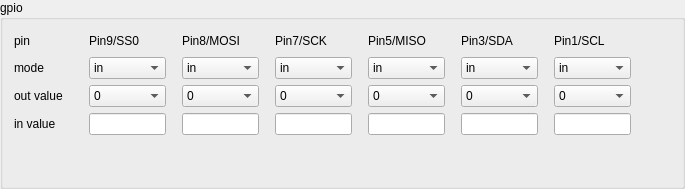
            <widget class="QGroupBox" name="groupBox_13">
             <property name="title">
              <string>gpio</string>
             </property>
             <layout class="QGridLayout" name="gridLayout_17">
              <item row="3" column="0">
               <widget class="QLabel" name="label_43">
                <property name="text">
                 <string>in value</string>
                </property>
               </widget>
              </item>
              <item row="1" column="2">
               <spacer name="horizontalSpacer_16">
                <property name="orientation">
                 <enum>Qt::Orientation::Horizontal</enum>
                </property>
                <property name="sizeType">
                 <enum>QSizePolicy::Policy::Fixed</enum>
                </property>
                <property name="sizeHint" stdset="0">
                 <size>
                  <width>10</width>
                  <height>20</height>
                 </size>
                </property>
               </spacer>
              </item>
              <item row="0" column="7">
               <widget class="QLabel" name="label_47">
                <property name="text">
                 <string>Pin7/SCK</string>
                </property>
               </widget>
              </item>
              <item row="2" column="3">
               <widget class="QComboBox" name="AardvarkGpioOutValue5">
                <item>
                 <property name="text">
                  <string>0</string>
                 </property>
                </item>
                <item>
                 <property name="text">
                  <string>1</string>
                 </property>
                </item>
               </widget>
              </item>
              <item row="2" column="9">
               <widget class="QComboBox" name="AardvarkGpioOutValue2">
                <item>
                 <property name="text">
                  <string>0</string>
                 </property>
                </item>
                <item>
                 <property name="text">
                  <string>1</string>
                 </property>
                </item>
               </widget>
              </item>
              <item row="3" column="13">
               <widget class="QLineEdit" name="AardvarkGpioInValue0">
                <property name="sizePolicy">
                 <sizepolicy hsizetype="Ignored" vsizetype="Fixed">
                  <horstretch>0</horstretch>
                  <verstretch>0</verstretch>
                 </sizepolicy>
                </property>
                <property name="readOnly">
                 <bool>true</bool>
                </property>
               </widget>
              </item>
              <item row="3" column="5">
               <widget class="QLineEdit" name="AardvarkGpioInValue4">
                <property name="sizePolicy">
                 <sizepolicy hsizetype="Ignored" vsizetype="Fixed">
                  <horstretch>0</horstretch>
                  <verstretch>0</verstretch>
                 </sizepolicy>
                </property>
                <property name="readOnly">
                 <bool>true</bool>
                </property>
               </widget>
              </item>
              <item row="3" column="9">
               <widget class="QLineEdit" name="AardvarkGpioInValue2">
                <property name="sizePolicy">
                 <sizepolicy hsizetype="Ignored" vsizetype="Fixed">
                  <horstretch>0</horstretch>
                  <verstretch>0</verstretch>
                 </sizepolicy>
                </property>
                <property name="readOnly">
                 <bool>true</bool>
                </property>
               </widget>
              </item>
              <item row="3" column="7">
               <widget class="QLineEdit" name="AardvarkGpioInValue3">
                <property name="sizePolicy">
                 <sizepolicy hsizetype="Ignored" vsizetype="Fixed">
                  <horstretch>0</horstretch>
                  <verstretch>0</verstretch>
                 </sizepolicy>
                </property>
                <property name="readOnly">
                 <bool>true</bool>
                </property>
               </widget>
              </item>
              <item row="1" column="11">
               <widget class="QComboBox" name="AardvarkGpioMode1">
                <item>
                 <property name="text">
                  <string>in</string>
                 </property>
                </item>
                <item>
                 <property name="text">
                  <string>out</string>
                 </property>
                </item>
                <item>
                 <property name="text">
                  <string>in pullup</string>
                 </property>
                </item>
               </widget>
              </item>
              <item row="1" column="5">
               <widget class="QComboBox" name="AardvarkGpioMode4">
                <item>
                 <property name="text">
                  <string>in</string>
                 </property>
                </item>
                <item>
                 <property name="text">
                  <string>out</string>
                 </property>
                </item>
                <item>
                 <property name="text">
                  <string>in pullup</string>
                 </property>
                </item>
               </widget>
              </item>
              <item row="0" column="13">
               <widget class="QLabel" name="label_50">
                <property name="text">
                 <string>Pin1/SCL</string>
                </property>
               </widget>
              </item>
              <item row="0" column="3">
               <widget class="QLabel" name="label_45">
                <property name="text">
                 <string>Pin9/SS0</string>
                </property>
               </widget>
              </item>
              <item row="3" column="11">
               <widget class="QLineEdit" name="AardvarkGpioInValue1">
                <property name="sizePolicy">
                 <sizepolicy hsizetype="Ignored" vsizetype="Fixed">
                  <horstretch>0</horstretch>
                  <verstretch>0</verstretch>
                 </sizepolicy>
                </property>
                <property name="readOnly">
                 <bool>true</bool>
                </property>
               </widget>
              </item>
              <item row="3" column="3">
               <widget class="QLineEdit" name="AardvarkGpioInValue5">
                <property name="sizePolicy">
                 <sizepolicy hsizetype="Ignored" vsizetype="Fixed">
                  <horstretch>0</horstretch>
                  <verstretch>0</verstretch>
                 </sizepolicy>
                </property>
                <property name="readOnly">
                 <bool>true</bool>
                </property>
               </widget>
              </item>
              <item row="1" column="0">
               <widget class="QLabel" name="label_41">
                <property name="text">
                 <string>mode</string>
                </property>
               </widget>
              </item>
              <item row="1" column="3">
               <widget class="QComboBox" name="AardvarkGpioMode5">
                <item>
                 <property name="text">
                  <string>in</string>
                 </property>
                </item>
                <item>
                 <property name="text">
                  <string>out</string>
                 </property>
                </item>
                <item>
                 <property name="text">
                  <string>in pullup</string>
                 </property>
                </item>
               </widget>
              </item>
              <item row="1" column="13">
               <widget class="QComboBox" name="AardvarkGpioMode0">
                <item>
                 <property name="text">
                  <string>in</string>
                 </property>
                </item>
                <item>
                 <property name="text">
                  <string>out</string>
                 </property>
                </item>
                <item>
                 <property name="text">
                  <string>in pullup</string>
                 </property>
                </item>
               </widget>
              </item>
              <item row="2" column="11">
               <widget class="QComboBox" name="AardvarkGpioOutValue1">
                <item>
                 <property name="text">
                  <string>0</string>
                 </property>
                </item>
                <item>
                 <property name="text">
                  <string>1</string>
                 </property>
                </item>
               </widget>
              </item>
              <item row="2" column="5">
               <widget class="QComboBox" name="AardvarkGpioOutValue4">
                <item>
                 <property name="text">
                  <string>0</string>
                 </property>
                </item>
                <item>
                 <property name="text">
                  <string>1</string>
                 </property>
                </item>
               </widget>
              </item>
              <item row="1" column="7">
               <widget class="QComboBox" name="AardvarkGpioMode3">
                <item>
                 <property name="text">
                  <string>in</string>
                 </property>
                </item>
                <item>
                 <property name="text">
                  <string>out</string>
                 </property>
                </item>
                <item>
                 <property name="text">
                  <string>in pullup</string>
                 </property>
                </item>
               </widget>
              </item>
              <item row="1" column="9">
               <widget class="QComboBox" name="AardvarkGpioMode2">
                <item>
                 <property name="text">
                  <string>in</string>
                 </property>
                </item>
                <item>
                 <property name="text">
                  <string>out</string>
                 </property>
                </item>
                <item>
                 <property name="text">
                  <string>in pullup</string>
                 </property>
                </item>
               </widget>
              </item>
              <item row="0" column="0">
               <widget class="QLabel" name="label_39">
                <property name="text">
                 <string>pin</string>
                </property>
               </widget>
              </item>
              <item row="0" column="11">
               <widget class="QLabel" name="label_49">
                <property name="text">
                 <string>Pin3/SDA</string>
                </property>
               </widget>
              </item>
              <item row="0" column="5">
               <widget class="QLabel" name="label_46">
                <property name="text">
                 <string>Pin8/MOSI</string>
                </property>
               </widget>
              </item>
              <item row="2" column="0">
               <widget class="QLabel" name="label_42">
                <property name="text">
                 <string>out value</string>
                </property>
               </widget>
              </item>
              <item row="2" column="7">
               <widget class="QComboBox" name="AardvarkGpioOutValue3">
                <item>
                 <property name="text">
                  <string>0</string>
                 </property>
                </item>
                <item>
                 <property name="text">
                  <string>1</string>
                 </property>
                </item>
               </widget>
              </item>
              <item row="0" column="14">
               <spacer name="horizontalSpacer_14">
                <property name="orientation">
                 <enum>Qt::Orientation::Horizontal</enum>
                </property>
                <property name="sizeHint" stdset="0">
                 <size>
                  <width>40</width>
                  <height>20</height>
                 </size>
                </property>
               </spacer>
              </item>
              <item row="0" column="9">
               <widget class="QLabel" name="label_48">
                <property name="text">
                 <string>Pin5/MISO</string>
                </property>
               </widget>
              </item>
              <item row="2" column="13">
               <widget class="QComboBox" name="AardvarkGpioOutValue0">
                <item>
                 <property name="text">
                  <string>0</string>
                 </property>
                </item>
                <item>
                 <property name="text">
                  <string>1</string>
                 </property>
                </item>
               </widget>
              </item>
              <item row="4" column="0">
               <spacer name="verticalSpacer_12">
                <property name="orientation">
                 <enum>Qt::Orientation::Vertical</enum>
                </property>
                <property name="sizeHint" stdset="0">
                 <size>
                  <width>20</width>
                  <height>40</height>
                 </size>
                </property>
               </spacer>
              </item>
              <item row="1" column="12">
               <spacer name="horizontalSpacer_22">
                <property name="orientation">
                 <enum>Qt::Orientation::Horizontal</enum>
                </property>
                <property name="sizeType">
                 <enum>QSizePolicy::Policy::Fixed</enum>
                </property>
                <property name="sizeHint" stdset="0">
                 <size>
                  <width>10</width>
                  <height>20</height>
                 </size>
                </property>
               </spacer>
              </item>
              <item row="1" column="6">
               <spacer name="horizontalSpacer_19">
                <property name="orientation">
                 <enum>Qt::Orientation::Horizontal</enum>
                </property>
                <property name="sizeType">
                 <enum>QSizePolicy::Policy::Fixed</enum>
                </property>
                <property name="sizeHint" stdset="0">
                 <size>
                  <width>10</width>
                  <height>20</height>
                 </size>
                </property>
               </spacer>
              </item>
              <item row="1" column="10">
               <spacer name="horizontalSpacer_21">
                <property name="orientation">
                 <enum>Qt::Orientation::Horizontal</enum>
                </property>
                <property name="sizeType">
                 <enum>QSizePolicy::Policy::Fixed</enum>
                </property>
                <property name="sizeHint" stdset="0">
                 <size>
                  <width>10</width>
                  <height>20</height>
                 </size>
                </property>
               </spacer>
              </item>
              <item row="1" column="1">
               <spacer name="horizontalSpacer_15">
                <property name="orientation">
                 <enum>Qt::Orientation::Horizontal</enum>
                </property>
                <property name="sizeType">
                 <enum>QSizePolicy::Policy::Fixed</enum>
                </property>
                <property name="sizeHint" stdset="0">
                 <size>
                  <width>10</width>
                  <height>20</height>
                 </size>
                </property>
               </spacer>
              </item>
              <item row="1" column="8">
               <spacer name="horizontalSpacer_20">
                <property name="orientation">
                 <enum>Qt::Orientation::Horizontal</enum>
                </property>
                <property name="sizeType">
                 <enum>QSizePolicy::Policy::Fixed</enum>
                </property>
                <property name="sizeHint" stdset="0">
                 <size>
                  <width>10</width>
                  <height>20</height>
                 </size>
                </property>
               </spacer>
              </item>
              <item row="1" column="4">
               <spacer name="horizontalSpacer_17">
                <property name="orientation">
                 <enum>Qt::Orientation::Horizontal</enum>
                </property>
                <property name="sizeType">
                 <enum>QSizePolicy::Policy::Fixed</enum>
                </property>
                <property name="sizeHint" stdset="0">
                 <size>
                  <width>10</width>
                  <height>20</height>
                 </size>
                </property>
               </spacer>
              </item>
             </layout>
            </widget>
